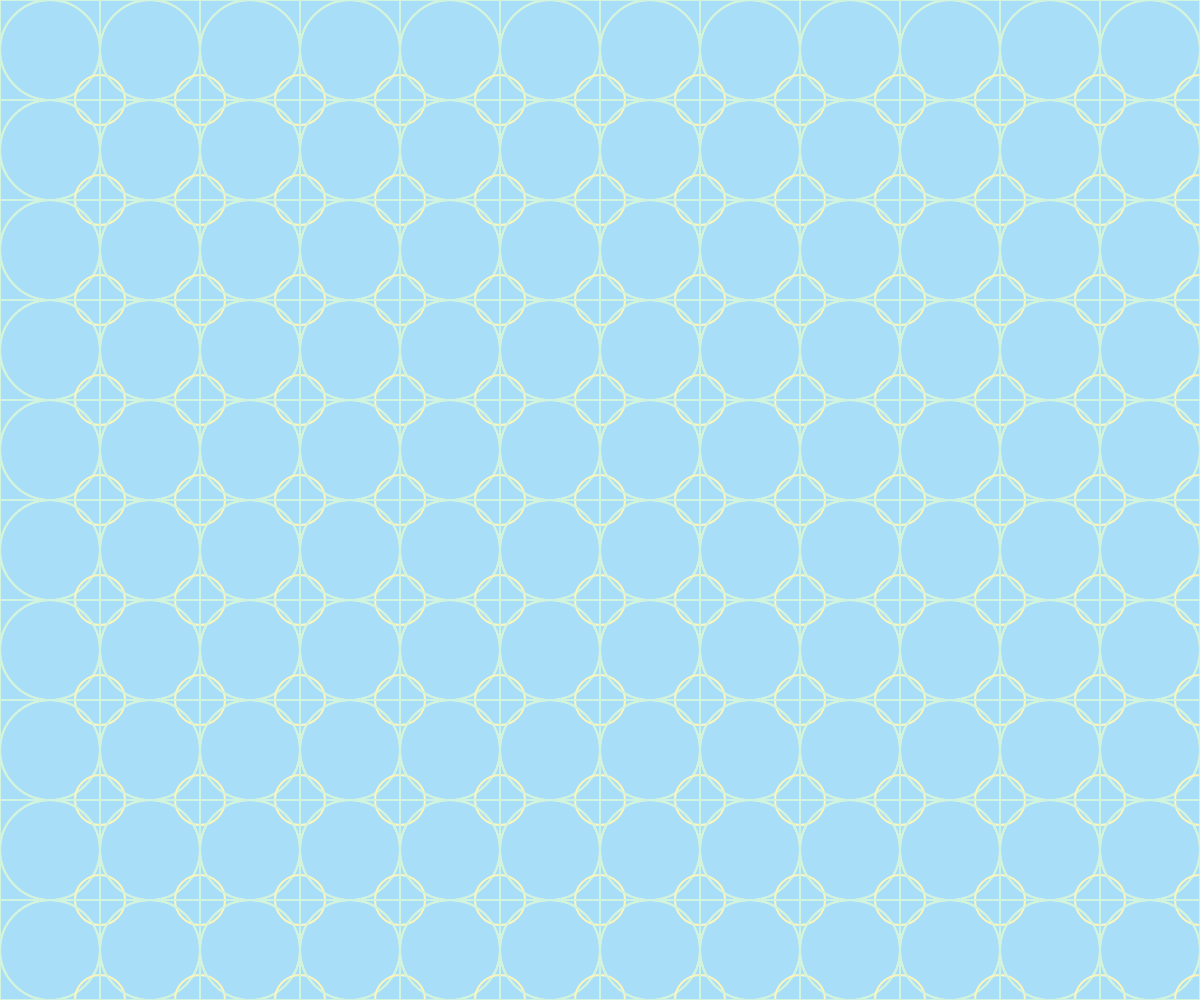
Frame 1 (no input)
Frame 60 (no input): identical to frame 1, image omitted
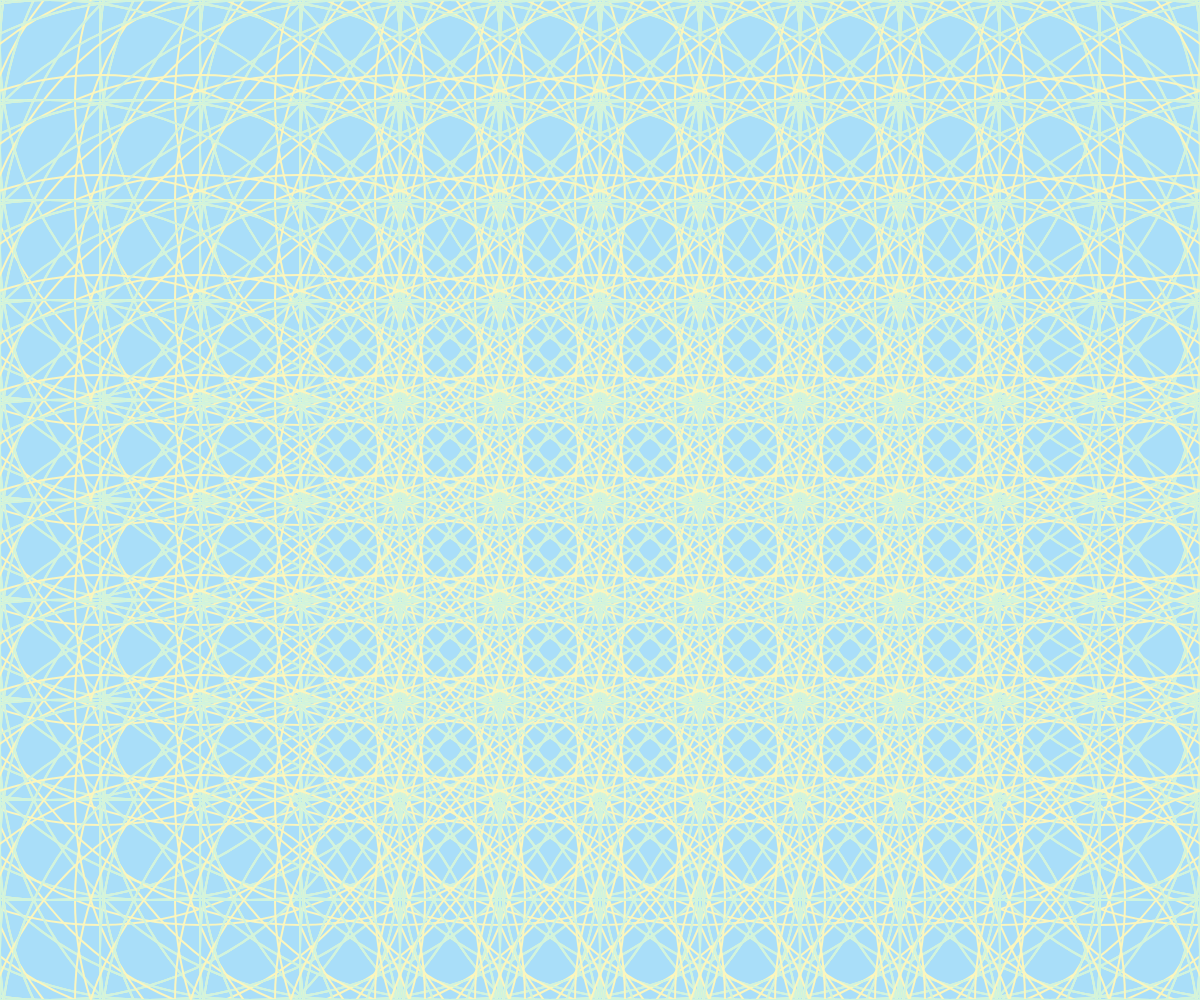
Frame 120 (the mouse pressed at the canvas centre since frame 60)

The p5.js sketch that drew these frames (run headless with seeded random() and noise() and a simulated clock; from frame 60 on, the mouse is pressed at the canvas centre):

// p5.js sketch
// ── sketch.js
function setup() {
  createCanvas(windowWidth, windowHeight);
  background("#faf3dd")
  
}
var w= 100
var s_w=50
function draw() {
  background("#a9def9");
  //rectMode(CENTER)// 設定方框中心點為方框的座標點
  noFill()
  for(var y = 50 ; y<=height+50;y=y+w){
  for(var x = 50 ; x<=width+50;x=x+w){
  //畫圓，設定框線顏色與線條粗細
  rectMode(CENTER)// 設定方框中心點為方框的座標點
  stroke("#fcf6bd")
  strokeWeight(2)
  ellipse(x,y,w+mouseX)
  //畫方框，設定框線顏色與線條粗細
  stroke("#d0f4de")
  strokeWeight(2)
  rect(x,y,w)
  ellipse(x,y,w+mouseX)
  //畫小圓
  stroke("#fcf6bd")
  strokeWeight(2)
  ellipse(x+50,y+50,s_w+mouseX)
  }
  }
}
